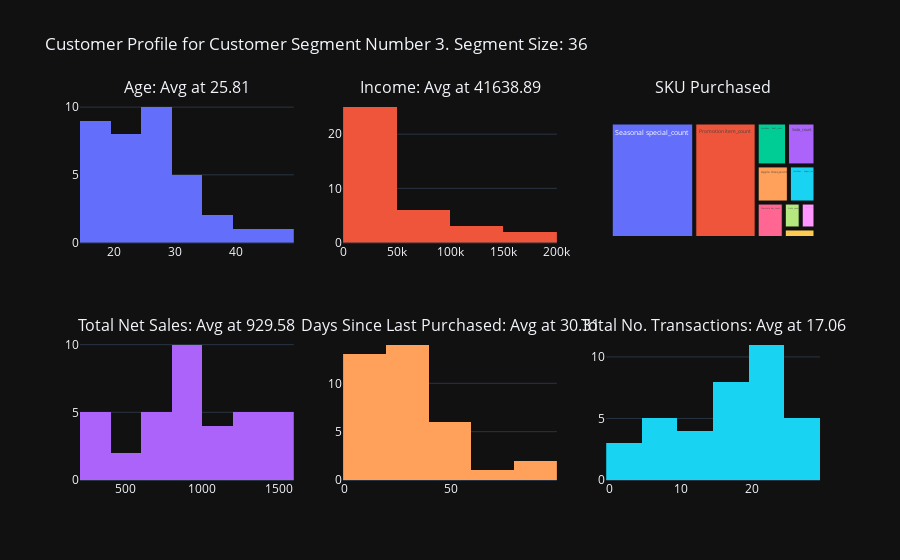

Notebook cell for this chart:
### Code cell
# For cluster 3 profile

# create_segment_profiling_chart(df_pred, 0)
create_segment_profiling_chart(df_pred, 3)

### Figure 1 — Plotly figure (JSON) as saved in the notebook; plotly's stock layout.template omitted (floating-point values rounded to 4 significant figures)
{"data": [{"showlegend": false, "x": [23, 16, 19, 39, 33, 27, 32, 24, 28, 33, 18, 24, 36, 18, 27, 22, 42, 26, 28, 23, 22, 16, 18, 17, 26, 29, 29, 30, 22, 45, 25, 31, 28, 16, 21, 16], "type": "histogram", "xaxis": "x", "yaxis": "y"}, {"showlegend": false, "x": [75000, 0, 46000, 27000, 46000, 31000, 5000, 197000, 26000, 9000, 0, 7000, 49000, 0, 20000, 62000, 9000, 61000, 1000, 183000, 50000, 0, 0, 0, 68000, 29000, 128000, 61000, 21000, 15000, 3000, 45000, 118000, 0, 107000, 0], "type": "histogram", "xaxis": "x2", "yaxis": "y2"}, {"labels": ["Greek yogurt_count", "Nuts_count", "Apple slices_count", "Chips_count", "Soda_count", "Chocolate bar_count", "Seasonal special_count", "Promotion item_count", "Lunchbox - Beef_count", "Lunchbox - Vegan_count"], "parents": ["", "", "", "", "", "", "", "", "", ""], "values": [28, 32, 87, 22, 89, 70, 703, 525, 95, 72], "type": "treemap", "domain": {"x": [0.7111, 1.0], "y": [0.625, 1.0]}}, {"showlegend": false, "x": [1335.0, 600.5, 317.7, 1006.0, 882.1, 917.8, 1555.0, 1293.0, 1320.0, 818.2, 787.6, 1224.0, 763.3, 1182.0, 382.2, 953.9, 1527.0, 829.5, 647.3, 1328.0, 250.0, 992.3, 351.8, 1189.0, 831.1, 675.4, 432.3, 818.5, 1511.0, 1180.0, 1444.0, 825.9, 1517.0, 871.2, 349.1, 555.9], "type": "histogram", "xaxis": "x3", "yaxis": "y3"}, {"showlegend": false, "x": [35, 20, 87, 14, 8, 49, 44, 28, 14, 51, 62, 33, 1, 16, 35, 7, 34, 4, 20, 21, 86, 15, 18, 36, 53, 6, 35, 34, 54, 7, 37, 21, 12, 56, 37, 1], "type": "histogram", "xaxis": "x4", "yaxis": "y4"}, {"showlegend": false, "x": [26, 14, 8, 22, 15, 20, 28, 24, 24, 18, 21, 25, 19, 16, 7, 16, 25, 18, 13, 24, 4, 22, 4, 21, 14, 10, 9, 18, 29, 22, 23, 17, 20, 7, 4, 7], "type": "histogram", "xaxis": "x5", "yaxis": "y5"}], "layout": {"xaxis": {"anchor": "y", "domain": [0.0, 0.2889]}, "yaxis": {"anchor": "x", "domain": [0.625, 1.0]}, "xaxis2": {"anchor": "y2", "domain": [0.3556, 0.6444]}, "yaxis2": {"anchor": "x2", "domain": [0.625, 1.0]}, "xaxis3": {"anchor": "y3", "domain": [0.0, 0.2889]}, "yaxis3": {"anchor": "x3", "domain": [0.0, 0.375]}, "xaxis4": {"anchor": "y4", "domain": [0.3556, 0.6444]}, "yaxis4": {"anchor": "x4", "domain": [0.0, 0.375]}, "xaxis5": {"anchor": "y5", "domain": [0.7111, 1.0]}, "yaxis5": {"anchor": "x5", "domain": [0.0, 0.375]}, "annotations": [{"font": {"size": 16}, "showarrow": false, "text": "Age: Avg at 25.81", "x": 0.1444, "xanchor": "center", "xref": "paper", "y": 1.0, "yanchor": "bottom", "yref": "paper"}, {"font": {"size": 16}, "showarrow": false, "text": "Income: Avg at 41638.89", "x": 0.5, "xanchor": "center", "xref": "paper", "y": 1.0, "yanchor": "bottom", "yref": "paper"}, {"font": {"size": 16}, "showarrow": false, "text": "SKU Purchased", "x": 0.8556, "xanchor": "center", "xref": "paper", "y": 1.0, "yanchor": "bottom", "yref": "paper"}, {"font": {"size": 16}, "showarrow": false, "text": "Total Net Sales: Avg at 929.58", "x": 0.1444, "xanchor": "center", "xref": "paper", "y": 0.375, "yanchor": "bottom", "yref": "paper"}, {"font": {"size": 16}, "showarrow": false, "text": "Days Since Last Purchased: Avg at 30.31", "x": 0.5, "xanchor": "center", "xref": "paper", "y": 0.375, "yanchor": "bottom", "yref": "paper"}, {"font": {"size": 16}, "showarrow": false, "text": "Total No. Transactions: Avg at 17.06", "x": 0.8556, "xanchor": "center", "xref": "paper", "y": 0.375, "yanchor": "bottom", "yref": "paper"}], "title": {"text": "Customer Profile for Customer Segment Number 3. Segment Size: 36"}}}
